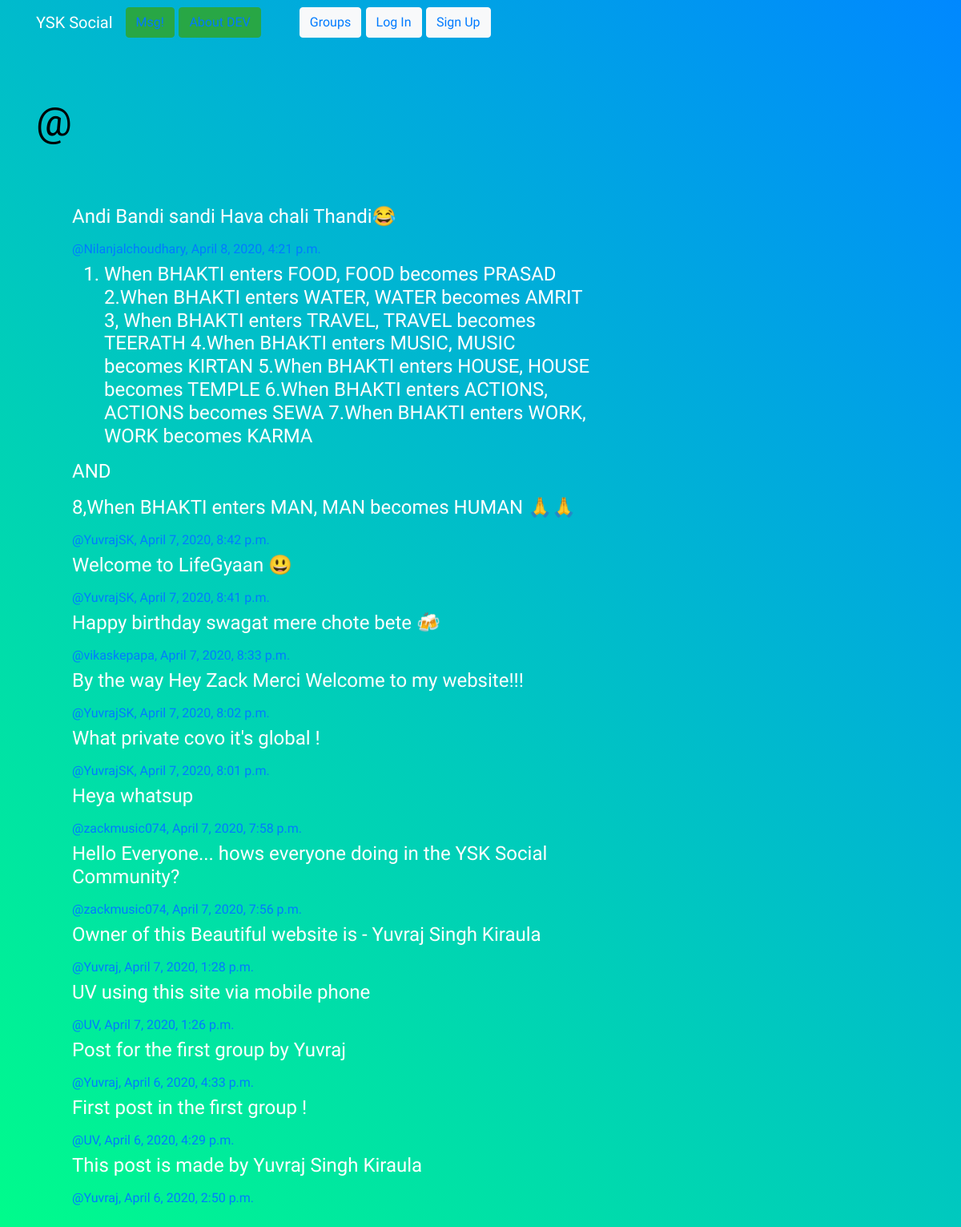
/posts/, run on the app's committed database.
### posts/models.py (models this page shows, shortened)
class Post(models.Model):
     user = models.ForeignKey(User, related_name='posts', on_delete=models.CASCADE)
     created_at = models.DateTimeField(auto_now=True)
     message = models.TextField()
     message_html = models.TextField(editable=False)
     group = models.ForeignKey(Group, related_name='posts', null=True, blank=True, on_delete=models.CASCADE)
     class Meta:
         ordering = ['-created_at']
         unique_together = ['user', 'message']

### posts/views.py (the view)
# urls.py: path('', views.PostList.as_view(), name='all'),
class PostList(SelectRelatedMixin,generic.ListView):
    model = models.Post
    select_related = ('user', 'group')

### posts/templates/posts/post_list.html (shortened to what this page needs)
{% extends "posts/post_base.html" %}
{% block post_content %}
<div class="col-md-8">
  {% for post in post_list %}
    {% include "posts/_post.html" %}
  {% endfor %}
</div>
{% endblock %}

### posts/templates/posts/_post.html (shortened to what this page needs)
<div class="container">
  <div class="post media">
    <div class="container">
      <h4>{{post.message_html|safe}}</h4>
    </div>
  </div>
  <div class="container">
    <h6 class="media-heading">
      <span class="username">
        <a href="{% url 'posts:for_user' username=post.user.username %}">@{{post.user.username}},</a>
      </span>
      <time class='time'>
        <a href="{% url 'posts:single' username=post.user.username pk=post.pk %}">
        {{post.created_at}}</a>
      </time>
    </h6>
  </div>
</div>

### static/starsocial/css/master.css (style rules this page uses)
html, body { margin: 0; overflow: hidden; background-color: #000000; color: white; overflow:auto; }
.loader { position:fixed; left:0; right:0; top:0; bottom:0; filter:hue-rotate(0deg); background:linear-gradient(45deg,#0f8,#08f); animation:hue 10000ms infinite linear; }

### templates/base.html (style rules this page uses)
body { font-family: 'Aladin';font-size: 22px; }

### data on the page
Post: message_html "Andi Bandi sandi Hava chali Thandi😂", user.username "Nilanjalchoudhary", created_at "April 8, 2020, 4:21 p.m."
Post: message_html "When BHAKTI enters FOOD, FOOD becomes PRASAD 2.When BHAKTI enters WATER, WATER becomes AMRIT 3, When BHAKTI enters TRAVEL, TRAVEL becomes TEERATH 4.When BHAKTI enters MUSIC, MUSIC becomes KIRTAN 5.When BHAKTI enters HOUSE, HOUSE becomes TEMPLE 6.When BHAKTI enters ACTIONS, ACTIONS becomes SEWA 7.When BHAKTI enters WORK, WORK becomes KARMA AND 8,When BHAKTI enters MAN, MAN becomes HUMAN 🙏🙏", user.username "YuvrajSK", created_at "April 7, 2020, 8:42 p.m."
Post: message_html "Welcome to LifeGyaan 😃", user.username "YuvrajSK", created_at "April 7, 2020, 8:41 p.m."
Post: message_html "Happy birthday swagat mere chote bete 🍻", user.username "vikaskepapa", created_at "April 7, 2020, 8:33 p.m."
Post: message_html "By the way Hey Zack Merci Welcome to my website!!!", user.username "YuvrajSK", created_at "April 7, 2020, 8:02 p.m."
Post: message_html "What private covo it's global !", user.username "YuvrajSK", created_at "April 7, 2020, 8:01 p.m."
Post: message_html "Heya whatsup", user.username "zackmusic074", created_at "April 7, 2020, 7:58 p.m."
Post: message_html "Hello Everyone... hows everyone doing in the YSK Social Community?", user.username "zackmusic074", created_at "April 7, 2020, 7:56 p.m."
Post: message_html "Owner of this Beautiful website is - Yuvraj Singh Kiraula", user.username "Yuvraj", created_at "April 7, 2020, 1:28 p.m."
Post: message_html "UV using this site via mobile phone", user.username "UV", created_at "April 7, 2020, 1:26 p.m."
Post: message_html "Post for the first group by Yuvraj", user.username "Yuvraj", created_at "April 6, 2020, 4:33 p.m."
Post: message_html "First post in the first group !", user.username "UV", created_at "April 6, 2020, 4:29 p.m."
Post: message_html "This post is made by Yuvraj Singh Kiraula", user.username "Yuvraj", created_at "April 6, 2020, 2:50 p.m."
